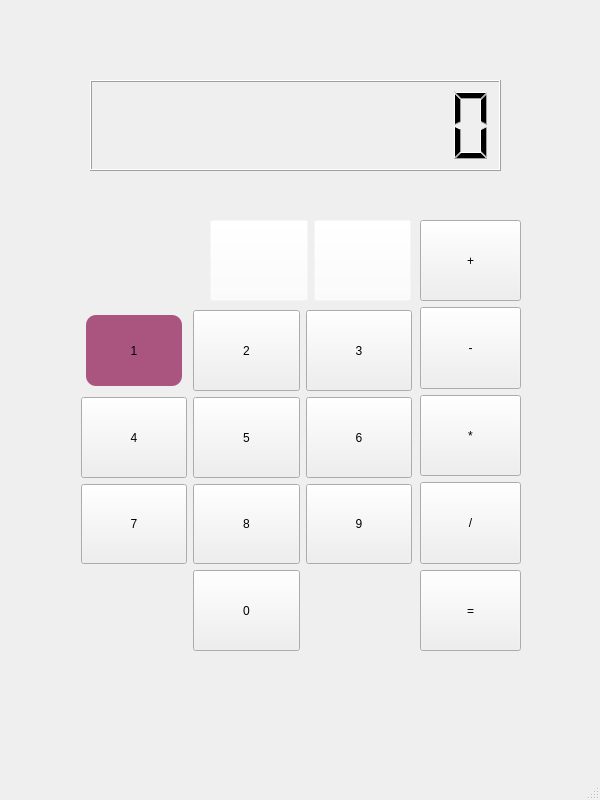
<?xml version="1.0" encoding="UTF-8"?>
<ui version="4.0">
 <class>MainWindow</class>
 <widget class="QMainWindow" name="MainWindow">
  <property name="geometry">
   <rect>
    <x>0</x>
    <y>0</y>
    <width>600</width>
    <height>800</height>
   </rect>
  </property>
  <property name="windowTitle">
   <string>MainWindow</string>
  </property>
  <widget class="QWidget" name="centralwidget">
   <widget class="QLCDNumber" name="lcdNumber">
    <property name="geometry">
     <rect>
      <x>90</x>
      <y>80</y>
      <width>411</width>
      <height>91</height>
     </rect>
    </property>
    <property name="digitCount">
     <number>10</number>
    </property>
   </widget>
   <widget class="QWidget" name="verticalLayoutWidget">
    <property name="geometry">
     <rect>
      <x>420</x>
      <y>220</y>
      <width>101</width>
      <height>431</height>
     </rect>
    </property>
    <layout class="QVBoxLayout" name="verticalLayout">
     <item>
      <widget class="QPushButton" name="pushButton_add">
       <property name="sizePolicy">
        <sizepolicy hsizetype="Minimum" vsizetype="Minimum">
         <horstretch>0</horstretch>
         <verstretch>0</verstretch>
        </sizepolicy>
       </property>
       <property name="text">
        <string>+</string>
       </property>
      </widget>
     </item>
     <item>
      <widget class="QPushButton" name="pushButton_sub">
       <property name="sizePolicy">
        <sizepolicy hsizetype="Minimum" vsizetype="Minimum">
         <horstretch>0</horstretch>
         <verstretch>0</verstretch>
        </sizepolicy>
       </property>
       <property name="text">
        <string>-</string>
       </property>
      </widget>
     </item>
     <item>
      <widget class="QPushButton" name="pushButton_mul">
       <property name="sizePolicy">
        <sizepolicy hsizetype="Minimum" vsizetype="Minimum">
         <horstretch>0</horstretch>
         <verstretch>0</verstretch>
        </sizepolicy>
       </property>
       <property name="text">
        <string>*</string>
       </property>
      </widget>
     </item>
     <item>
      <widget class="QPushButton" name="pushButton_div">
       <property name="sizePolicy">
        <sizepolicy hsizetype="Minimum" vsizetype="Minimum">
         <horstretch>0</horstretch>
         <verstretch>0</verstretch>
        </sizepolicy>
       </property>
       <property name="text">
        <string>/</string>
       </property>
      </widget>
     </item>
     <item>
      <widget class="QPushButton" name="pushButton_equl">
       <property name="enabled">
        <bool>true</bool>
       </property>
       <property name="sizePolicy">
        <sizepolicy hsizetype="Minimum" vsizetype="Minimum">
         <horstretch>0</horstretch>
         <verstretch>0</verstretch>
        </sizepolicy>
       </property>
       <property name="text">
        <string>=</string>
       </property>
      </widget>
     </item>
    </layout>
   </widget>
   <widget class="QWidget" name="horizontalLayoutWidget_2">
    <property name="geometry">
     <rect>
      <x>210</x>
      <y>220</y>
      <width>201</width>
      <height>81</height>
     </rect>
    </property>
    <layout class="QHBoxLayout" name="horizontalLayout_2">
     <item>
      <widget class="QPushButton" name="clearButton">
       <property name="sizePolicy">
        <sizepolicy hsizetype="Minimum" vsizetype="Minimum">
         <horstretch>0</horstretch>
         <verstretch>0</verstretch>
        </sizepolicy>
       </property>
       <property name="styleSheet">
        <string notr="true">image: url(:/icons/resourse/pngwing.com (2).png);
background-color: rgba(255, 255, 255, 0);</string>
       </property>
       <property name="text">
        <string/>
       </property>
      </widget>
     </item>
     <item>
      <widget class="QPushButton" name="backspace">
       <property name="sizePolicy">
        <sizepolicy hsizetype="Minimum" vsizetype="Minimum">
         <horstretch>0</horstretch>
         <verstretch>0</verstretch>
        </sizepolicy>
       </property>
       <property name="styleSheet">
        <string notr="true">image: url(:/icons/resourse/pngwing.com.png);
background-color: rgba(255, 255, 255, 0);</string>
       </property>
       <property name="text">
        <string/>
       </property>
      </widget>
     </item>
    </layout>
   </widget>
   <widget class="QWidget" name="gridLayoutWidget">
    <property name="geometry">
     <rect>
      <x>81</x>
      <y>310</y>
      <width>331</width>
      <height>341</height>
     </rect>
    </property>
    <layout class="QGridLayout" name="gridLayout">
     <item row="1" column="0">
      <widget class="QPushButton" name="pushButton_4">
       <property name="sizePolicy">
        <sizepolicy hsizetype="Minimum" vsizetype="Minimum">
         <horstretch>0</horstretch>
         <verstretch>0</verstretch>
        </sizepolicy>
       </property>
       <property name="text">
        <string>4</string>
       </property>
      </widget>
     </item>
     <item row="1" column="1">
      <widget class="QPushButton" name="pushButton_5">
       <property name="sizePolicy">
        <sizepolicy hsizetype="Minimum" vsizetype="Minimum">
         <horstretch>0</horstretch>
         <verstretch>0</verstretch>
        </sizepolicy>
       </property>
       <property name="text">
        <string>5</string>
       </property>
      </widget>
     </item>
     <item row="3" column="1">
      <widget class="QPushButton" name="pushButton_10">
       <property name="sizePolicy">
        <sizepolicy hsizetype="Minimum" vsizetype="Minimum">
         <horstretch>0</horstretch>
         <verstretch>0</verstretch>
        </sizepolicy>
       </property>
       <property name="text">
        <string>0</string>
       </property>
      </widget>
     </item>
     <item row="0" column="1">
      <widget class="QPushButton" name="pushButton_2">
       <property name="sizePolicy">
        <sizepolicy hsizetype="Minimum" vsizetype="Minimum">
         <horstretch>0</horstretch>
         <verstretch>0</verstretch>
        </sizepolicy>
       </property>
       <property name="text">
        <string>2</string>
       </property>
      </widget>
     </item>
     <item row="2" column="1">
      <widget class="QPushButton" name="pushButton_8">
       <property name="sizePolicy">
        <sizepolicy hsizetype="Minimum" vsizetype="Minimum">
         <horstretch>0</horstretch>
         <verstretch>0</verstretch>
        </sizepolicy>
       </property>
       <property name="text">
        <string>8</string>
       </property>
      </widget>
     </item>
     <item row="2" column="0">
      <widget class="QPushButton" name="pushButton_7">
       <property name="sizePolicy">
        <sizepolicy hsizetype="Minimum" vsizetype="Minimum">
         <horstretch>0</horstretch>
         <verstretch>0</verstretch>
        </sizepolicy>
       </property>
       <property name="text">
        <string>7</string>
       </property>
      </widget>
     </item>
     <item row="1" column="2">
      <widget class="QPushButton" name="pushButton_6">
       <property name="sizePolicy">
        <sizepolicy hsizetype="Minimum" vsizetype="Minimum">
         <horstretch>0</horstretch>
         <verstretch>0</verstretch>
        </sizepolicy>
       </property>
       <property name="text">
        <string>6</string>
       </property>
      </widget>
     </item>
     <item row="2" column="2">
      <widget class="QPushButton" name="pushButton_9">
       <property name="sizePolicy">
        <sizepolicy hsizetype="Minimum" vsizetype="Minimum">
         <horstretch>0</horstretch>
         <verstretch>0</verstretch>
        </sizepolicy>
       </property>
       <property name="text">
        <string>9</string>
       </property>
      </widget>
     </item>
     <item row="0" column="0">
      <widget class="QPushButton" name="pushButton">
       <property name="sizePolicy">
        <sizepolicy hsizetype="Minimum" vsizetype="Minimum">
         <horstretch>0</horstretch>
         <verstretch>0</verstretch>
        </sizepolicy>
       </property>
       <property name="styleSheet">
        <string notr="true">border-radius: 10px;
background-color: rgb(170, 85, 127);
margin:  5px;
font: 700 40pt &quot;맑은 고딕&quot;;
</string>
       </property>
       <property name="text">
        <string>1</string>
       </property>
      </widget>
     </item>
     <item row="0" column="2">
      <widget class="QPushButton" name="pushButton_3">
       <property name="sizePolicy">
        <sizepolicy hsizetype="Minimum" vsizetype="Minimum">
         <horstretch>0</horstretch>
         <verstretch>0</verstretch>
        </sizepolicy>
       </property>
       <property name="text">
        <string>3</string>
       </property>
      </widget>
     </item>
    </layout>
   </widget>
  </widget>
  <widget class="QMenuBar" name="menubar">
   <property name="geometry">
    <rect>
     <x>0</x>
     <y>0</y>
     <width>600</width>
     <height>21</height>
    </rect>
   </property>
  </widget>
  <widget class="QStatusBar" name="statusbar"/>
 </widget>
 <resources/>
 <connections/>
</ui>
